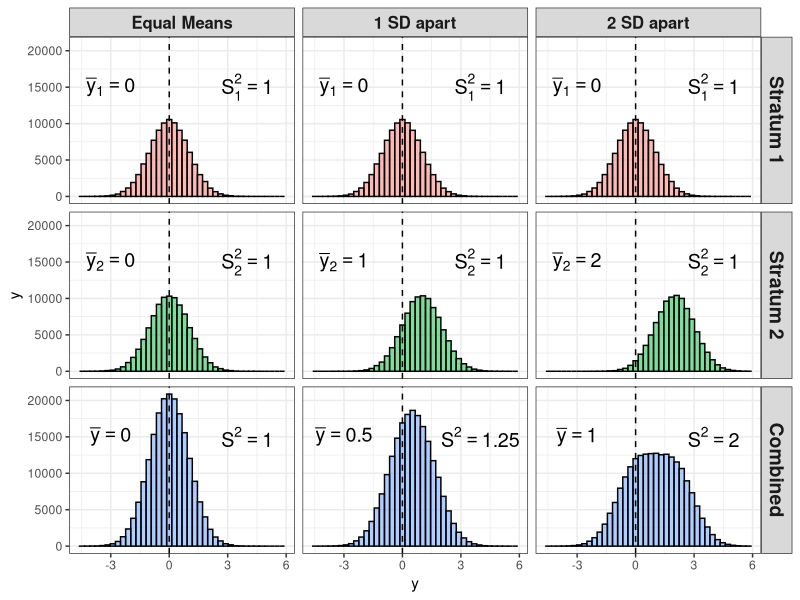

Here is the R script that generated this plot:
## ---- chunk 1
library(tidyverse)
N1 <- N2 <- 100000
set.seed(1977)
y1 <- rnorm(N1, 0, 1)
y2 <- rnorm(N2, 0, 1)
x2 <- rnorm(N2, 1, 1)
z2 <- rnorm(N2, 2, 1)

df1 <- tibble(value=c(y1,y2,y1,y2), group=c(rep(1,N1),rep(2,N2), rep(3,N1+N2)), diff=1)
df2 <- tibble(value=c(y1,x2,y1,x2), group=c(rep(1,N1),rep(2,N2), rep(3,N1+N2)), diff=2)
df3 <- tibble(value=c(y1,z2,y1,z2), group=c(rep(1,N1),rep(2,N2), rep(3,N1+N2)), diff=3)
df <- rbind(df1,df2,df3)
df$group_f <- factor(df$group, levels=1:3, labels=c("Stratum 1", "Stratum 2", "Combined"))
df$diff <- factor(df$diff, levels=1:3, labels=c("Equal Means", "1 SD apart", "2 SD apart"))

dat_text <- tibble(group=c(1,2,3,1,2,3,1,2,3), 
                   diff=c(1,1,1,2,2,2,3,3,3), 
                   textlabel1=c("S[1]^2==1", "S[2]^2==1", "S^2==1", "S[1]^2==1", "S[2]^2==1", "S^2==1.25", "S[1]^2==1", "S[2]^2==1", "S^2==2"),
                   textlabel2=c("bar(y)[1]==0", "bar(y)[2]==0", "bar(y)==0", "bar(y)[1]==0", "bar(y)[2]==1", "bar(y)==0.5", "bar(y)[1]==0", "bar(y)[2]==2", "bar(y)==1"))
dat_text$group_f <- factor(dat_text$group, levels=1:3, labels=c("Stratum 1", "Stratum 2", "Combined"))
dat_text$diff <- factor(dat_text$diff, levels=1:3, labels=c("Equal Means", "1 SD apart", "2 SD apart"))

# Alternate plot
ggplot(df, aes(x=value, fill=group_f)) + geom_histogram(bins=40, alpha=0.5, col=1) + theme_bw() + labs(x="y") + facet_grid(group_f ~ diff) + theme(legend.position="none") + theme(strip.text.x = element_text(size=12, face="bold"), strip.text.y = element_text(size=14, face="bold")) + geom_vline(xintercept = 0, linetype = 2) + geom_text(data=dat_text, mapping=aes(x=4, y=15000, label=textlabel1), parse=TRUE, size=5) + geom_text(data=dat_text, mapping=aes(x=-3, y=15000, label=textlabel2), parse=TRUE, size=5)
